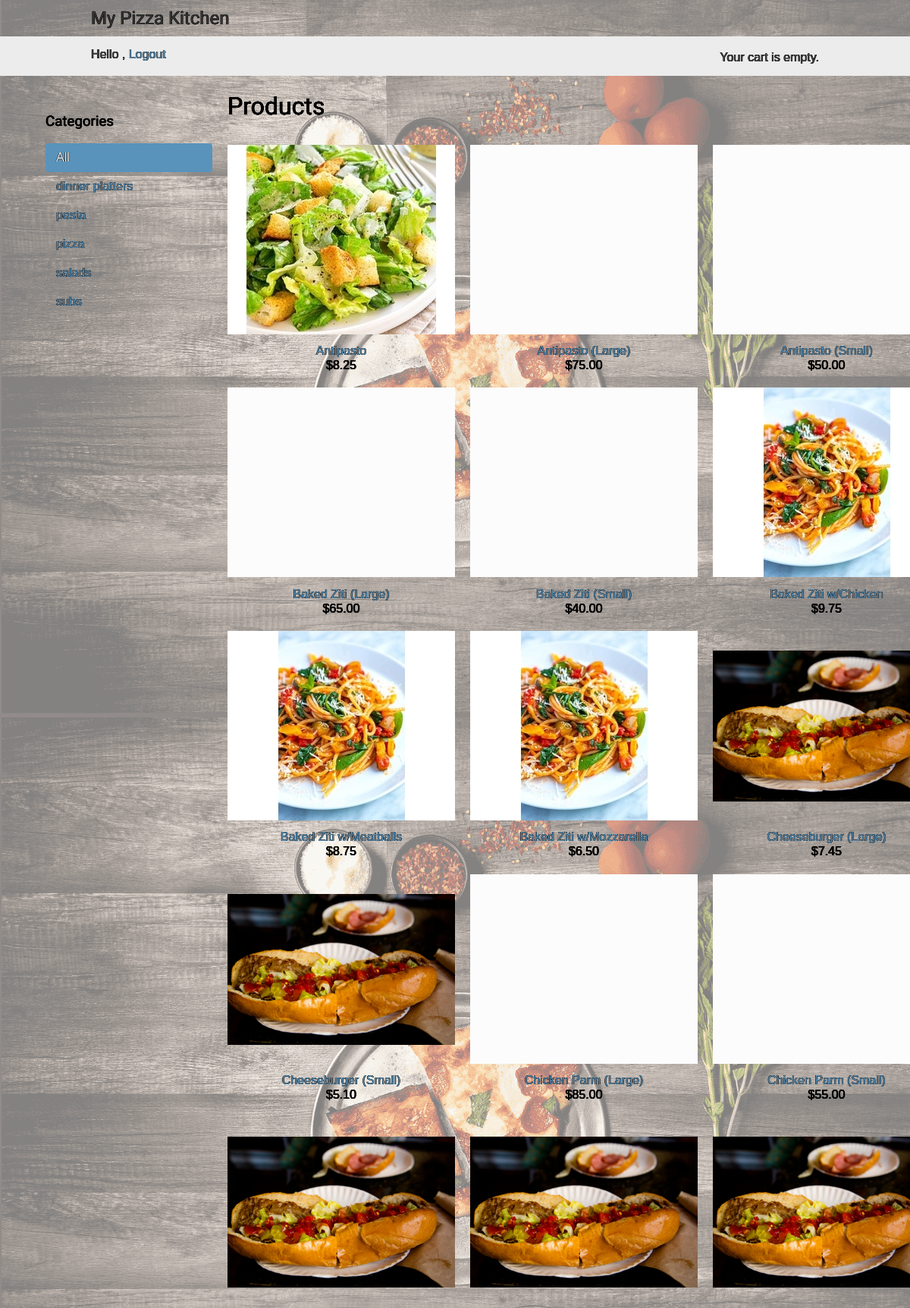
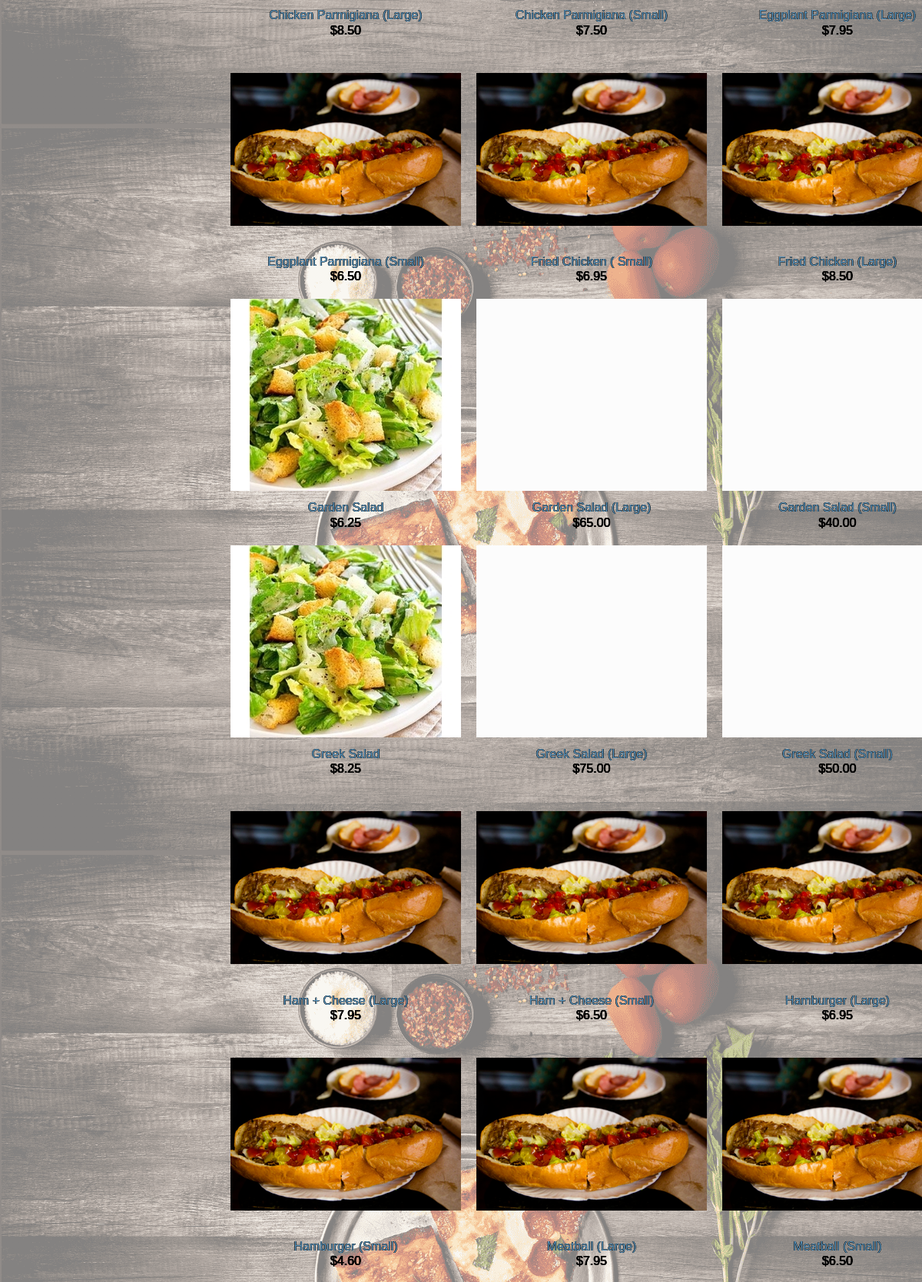
The app's page / (signed in, upper part) with its own data (2 pictures, top to bottom).
### orders/models.py (models this page shows, shortened)
class Category(models.Model):
	name = models.CharField(max_length=64, db_index=True)
	slug = models.SlugField(max_length=64, unique=True)
	class Meta:
		ordering = ('name',)
		verbose_name = 'category'
		verbose_name_plural = 'categories'
	def get_absolute_url(self):
		return reverse('orders:product_list_by_category', args=[self.slug])
	def __str__(self):
		return self.name

class Product(models.Model):
	category = models.ForeignKey(Category, related_name='products', on_delete=models.CASCADE)
	name = models.CharField(max_length=64, db_index=True)
	slug = models.SlugField(max_length=64, db_index=True)
	description = models.TextField(blank=True)
	price = models.DecimalField(max_digits=10, decimal_places=2)
	available = models.BooleanField(default=True)
	class Meta:
		ordering = ('name',)
		index_together = (('id', 'slug'),)
	def get_absolute_url(self):
		return reverse('orders:product_detail', args=[self.id, self.slug])

### orders/views.py (the view)
# urls.py: path("", views.product_list, name="product_list"),
@login_required
def product_list(request, category_slug=None):
	category = None
	categories = Category.objects.all()
	products = Product.objects.filter(available=True)
	if category_slug:
		category = get_object_or_404(Category, slug=category_slug)
		products = products.filter(category=category)
	context = {
		'category': category,
		'categories': categories,
		'products': products
	}
	return render(request, 'orders/product/list.html', context )

### cart/cart.py (called while the page is built)
	def __len__(self):
		return sum(item['quantity'] for item in self.cart.values())

### cart/context_processors.py (called while the page is built)
def cart(request):
	return {'cart': Cart(request)}

### orders/templates/orders/product/list.html (shortened to what this page needs)
{% extends "orders/base.html" %}
{% load static %}
{% block content %}
	<div id="sidebar" class="nav-item dropdown">
		<h3>Categories</h3>
			<ul>
				<li {% if not category %}class="selected"{% endif %}>
					<a href="{% url 'orders:product_list' %}">All</a>
				</li>
				{% for c in categories %}
					<li {% if category.slug == c.slug %}class="selected"{% endif %}>
						<a href="{{ c.get_absolute_url }}">{{ c.name }}</a>
					</li>
				{% endfor %}
			</ul>
	</div>
	<div id="main" class="product-list">
		<h1>{% if category %}{{ category.name }}{% else %}Products{% endif %}</h1>
		{% for product in products %}
		<div class="item">
			<a href="{{ product.get_absolute_url }}">
				<img src="{% if product.category|slugify == 'pizza' %} {% static 'img/pizza.png' %} {% elif product.category|slugify  == 'subs' %} {% static 'img/subs.png' %} {% elif product.category|slugify  == 'salads' %} {% static 'img/salad.jpg' %} {% elif product.category|slugify  == 'pasta' %} {% static 'img/pasta.jpg' %} {% elif product.category|slugify  == 'dinner platters' %} {% static 'img/dinner.jpg' %} {% else %} {% static 'img/blank.png' %}{% endif %}"></a>
			<a href="{{ product.get_absolute_url }}">{{ product.name }}</a><br>
		${{ product.price }}
		</div>
		{% endfor %}
	</div>
{% endblock %}

### orders/templates/orders/base.html (shortened to what this page needs)
{% load static %}
<!DOCTYPE html>
<html>
<head>
	<link href="{% static "css/base.css" %}" rel="stylesheet">
	</head>
<body style=" background: linear-gradient(rgba(255,255,255,.5), rgba(255,255,255,.5)), url({% static 'img/pizz.png' %}); ">
	<div id="header">
		<a href="/" class="logo">My Pizza Kitchen</a>
	</div>
	<div id="subheader">
		<span class="user">
		{% if request.user.is_authenticated %}
			Hello {{ request.user.first_name }},
			<a href="{% url "logout" %}">Logout</a>
		{% else %}
			<a href="{% url "login" %}">Log-in</a>
		{% endif %}
		</span>
		<div class="cart">
		{% with total_items=cart|length %}
			{% if total_items > 0 %}
				Your cart:
				<a href="{% url "cart:cart_detail" %}">
				{{ total_items }} item{{ total_items|pluralize }}, ${{ cart.get_total_price }}
				</a>
			{% else %}
				Your cart is empty.
			{% endif %}
		{% endwith %}
		</div>
	</div>
	<div id="content">
		{% block content %}
		{% endblock %}
	</div>
</body>
</html>

### orders/static/css/base.css (style rules this page uses)
body { margin:0; padding:0; font-family:helvetica, sans-serif; text-shadow: -0.4px 0 black, 0 0.4px black, 0.4px 0 black, 0 -0.4px black !important ; max-width: 100%; }
h1, h2, h3, h4, h5 , h6 { font-family: 'Ubuntu', sans-serif; font-weight:normal; }
a { text-decoration:none; color:#5993bb; }
#header { padding:10px 10%; font-size:20px; overflow:auto; }
#subheader { background:#ececec; color:#444; padding:15px 10%; overflow:auto; }
#header .logo { font-family: 'Ubuntu', sans-serif; float:left; color:#333; font-size:24px; margin-right:10%; }
#subheader .cart { float:right; padding-top:4px; }
#content { padding:0 5%; overflow:hidden; }
#sidebar { width:220px; padding:30px 20px 0 0; float:left; }
#sidebar ul { margin:0; padding:0; }
ul { list-style-type: none; }
#sidebar ul li { margin:0; list-style:none; padding:10px 14px; }
#sidebar ul li a { display:block; }
#sidebar ul li.selected { background:#5993bb; border-radius:4px; }
#sidebar ul li.selected a { color:#fff; }
#main { float:left; width: 96%; margin-right:-220px; overflow:hidden; }
.product-list .item { max-width:300px; padding:10px 20px 10px 0; float:left; text-align:center; line-height:1.2; }
.product-list .item img { width:100%; margin-bottom:8px ; }

### records on screen
Category: name "dinner platters"
Category: name "pasta"
Category: name "pizza"
Category: name "salads"
Category: name "subs"
Product: name "Antipasto", price "8.25"
Product: name "Antipasto (Large)", price "75.00"
Product: name "Antipasto (Small)", price "50.00"
Product: name "Baked Ziti (Large)", price "65.00"
Product: name "Baked Ziti (Small)", price "40.00"
Product: name "Baked Ziti w/Chicken", price "9.75"
Product: name "Baked Ziti w/Meatballs", price "8.75"
Product: name "Baked Ziti w/Mozzarella", price "6.50"
Product: name "Cheeseburger (Large)", price "7.45"
Product: name "Cheeseburger (Small)", price "5.10"
Product: name "Chicken Parm (Large)", price "85.00"
Product: name "Chicken Parm (Small)", price "55.00"
Product: name "Chicken Parmigiana (Large)", price "8.50"
Product: name "Chicken Parmigiana (Small)", price "7.50"
Product: name "Eggplant Parmigiana (Large)", price "7.95"
Product: name "Eggplant Parmigiana (Small)", price "6.50"
Product: name "Fried Chicken ( Small)", price "6.95"
Product: name "Fried Chicken (Large)", price "8.50"
Product: name "Garden Salad", price "6.25"
Product: name "Garden Salad (Large)", price "65.00"
Product: name "Garden Salad (Small)", price "40.00"
Product: name "Greek Salad", price "8.25"
Product: name "Greek Salad (Large)", price "75.00"
Product: name "Greek Salad (Small)", price "50.00"
Product: name "Ham + Cheese (Large)", price "7.95"
Product: name "Ham + Cheese (Small)", price "6.50"
Product: name "Hamburger (Large)", price "6.95"
Product: name "Hamburger (Small)", price "4.60"
Product: name "Meatball (Large)", price "7.95"
Product: name "Meatball (Small)", price "6.50"
